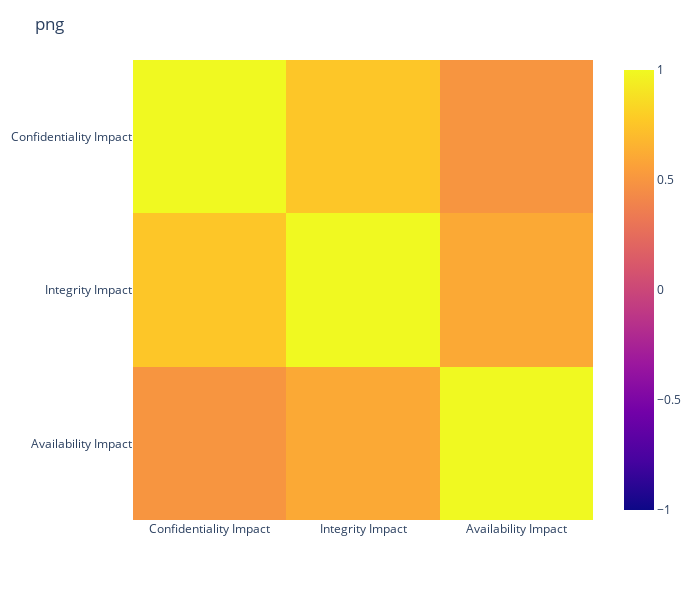

Notebook source saved alongside this figure:
### Code cell
dt_analyzer.check_correlation(processed_df, "ConfidentialityImpactNumeric", "IntegrityImpactNumeric")
column_display_info = [
    {"column_name": "ConfidentialityImpactNumeric", "display_name": "Confidentiality Impact"},
    {"column_name": "IntegrityImpactNumeric", "display_name": "Integrity Impact"},
    {"column_name": "AvailabilityImpactNumeric", "display_name": "Availability Impact"}
]
correlation_df = dt_analyzer.calculate_correlation(processed_df, column_display_info)
dt_analyzer.show_heatmap(correlation_df, 700, 600, "png")

### Figure 1 — Plotly figure (JSON) as saved in the notebook; plotly's stock layout.template omitted (floating-point values rounded to 4 significant figures)
{"data": [{"coloraxis": "coloraxis", "hovertemplate": "x: %{x}<br>y: %{y}<br>color: %{z}<extra></extra>", "name": "0", "type": "heatmap", "x": ["Confidentiality Impact", "Integrity Impact", "Availability Impact"], "xaxis": "x", "y": ["Confidentiality Impact", "Integrity Impact", "Availability Impact"], "yaxis": "y", "z": [[1, 0.7573, 0.498], [0.7573, 1, 0.6068], [0.498, 0.6068, 1]]}], "layout": {"coloraxis": {"cmax": 1, "cmin": -1, "colorscale": [[0, "#0d0887"], [0.1111, "#46039f"], [0.2222, "#7201a8"], [0.3333, "#9c179e"], [0.4444, "#bd3786"], [0.5556, "#d8576b"], [0.6667, "#ed7953"], [0.7778, "#fb9f3a"], [0.8889, "#fdca26"], [1, "#f0f921"]]}, "height": 600, "margin": {"t": 60}, "title": {"text": "png"}, "width": 700, "xaxis": {"anchor": "y", "constrain": "domain", "domain": [0, 1], "scaleanchor": "y"}, "yaxis": {"anchor": "x", "autorange": "reversed", "constrain": "domain", "domain": [0, 1]}}}
